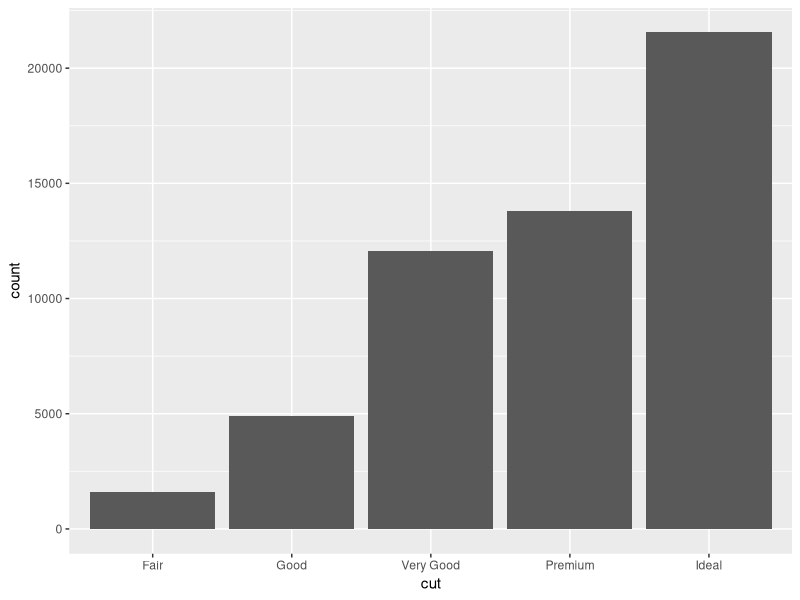
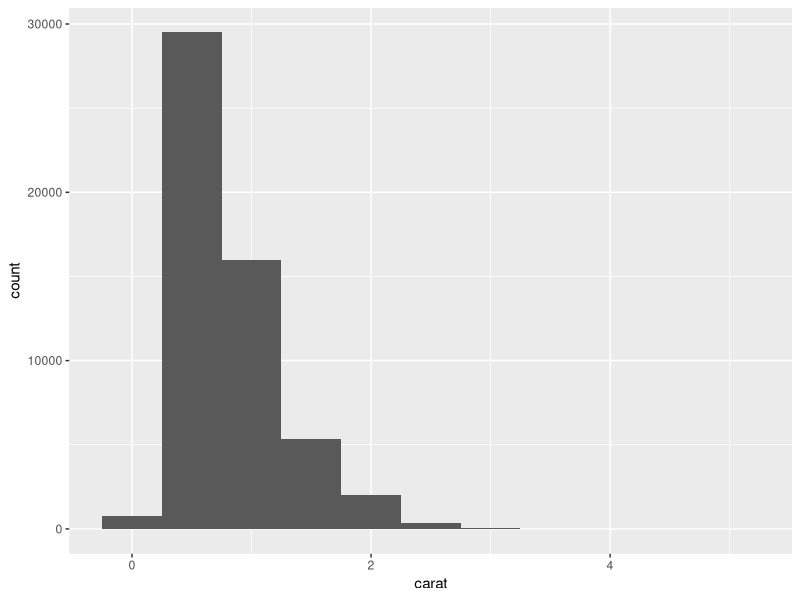
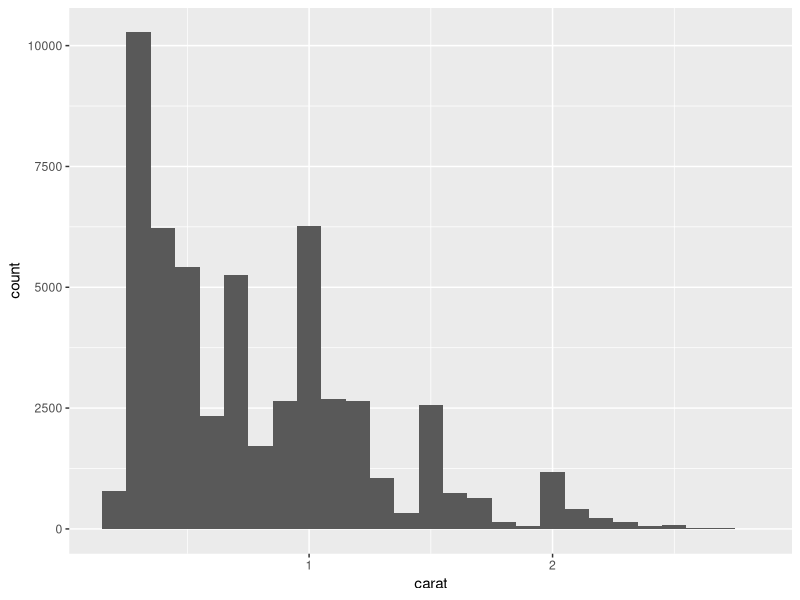
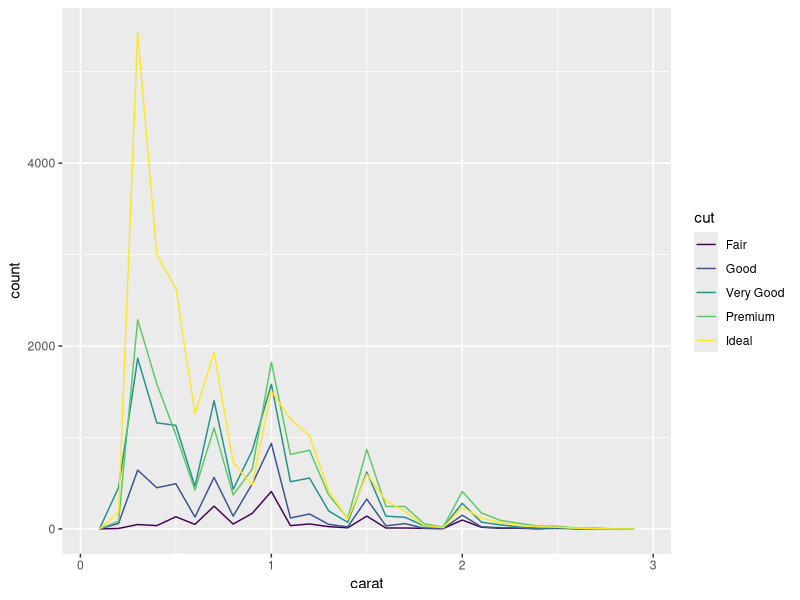
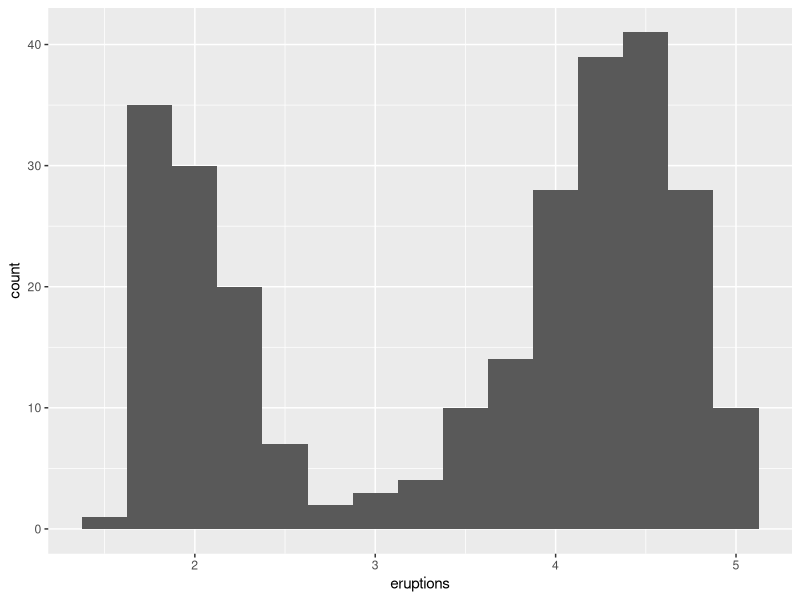
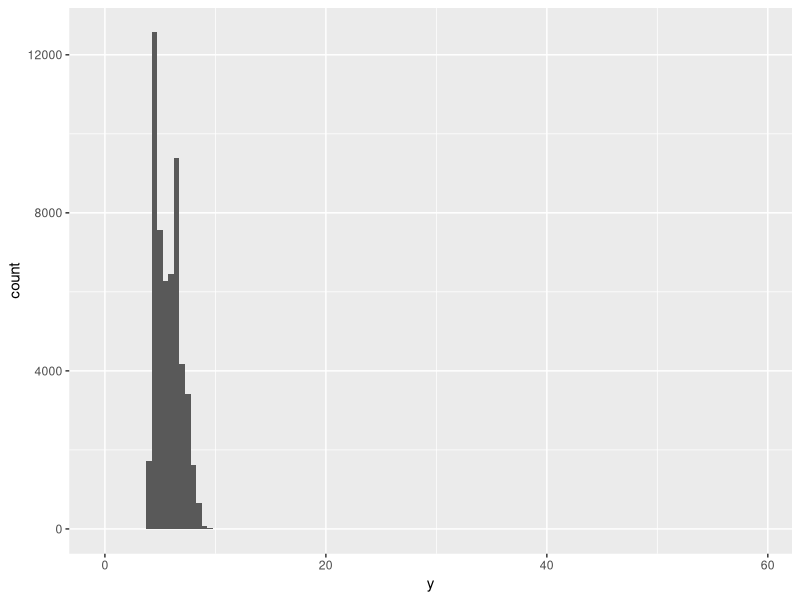
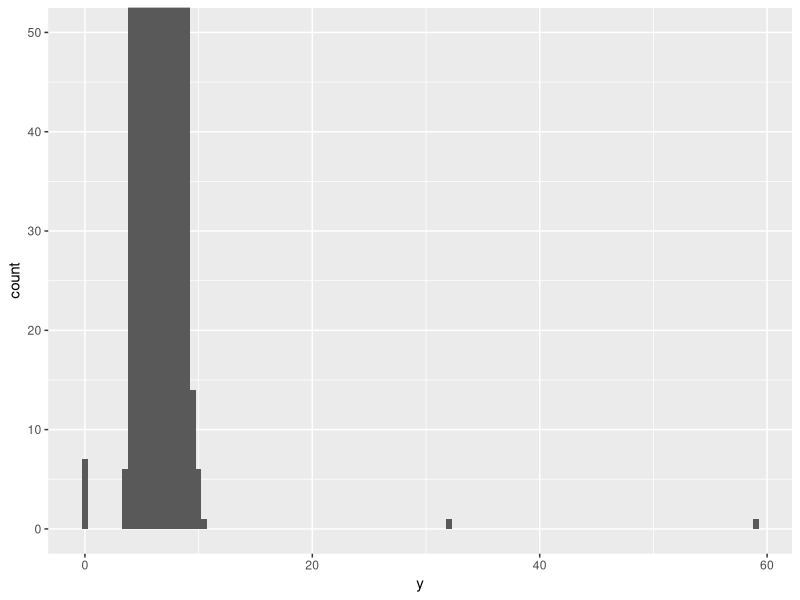

R code for these plots, in order:
library(tidyverse)
# cut is categorical
ggplot(data = diamonds) + geom_bar(mapping = aes(x = cut))
diamonds %>% count(cut)
View(diamonds)

# carat is contious 
ggplot(data = diamonds) + geom_histogram(mapping = aes(x = carat), binwidth = 0.5)
diamonds%>% count(cut_width(carat,0.5))

# Some more data manipulations
smaller <- diamonds%>% filter(carat<3)
ggplot(data=smaller, mapping = aes(x = carat)) +
  geom_histogram(binwidth = 0.1)
# if you need to show multiple feature histogram use geom_freqpoly()
# it uses lines instead of bars 
ggplot(data = smaller, mapping = aes(x = carat, color = cut))+
  geom_freqpoly(binwidth = 0.1)

ggplot(data = faithful, mapping = aes(x = eruptions)) +
  geom_histogram(binwidth = 0.25)

ggplot(diamonds) +  geom_histogram(mapping = aes(x = y), binwidth = 0.5)

ggplot(diamonds) +  geom_histogram(mapping = aes(x = y), binwidth = 0.5) +  coord_cartesian(ylim = c(0, 50))

unusual <- diamonds %>% filter(y <3 | y>20)%>% arrange(y)
unusual
